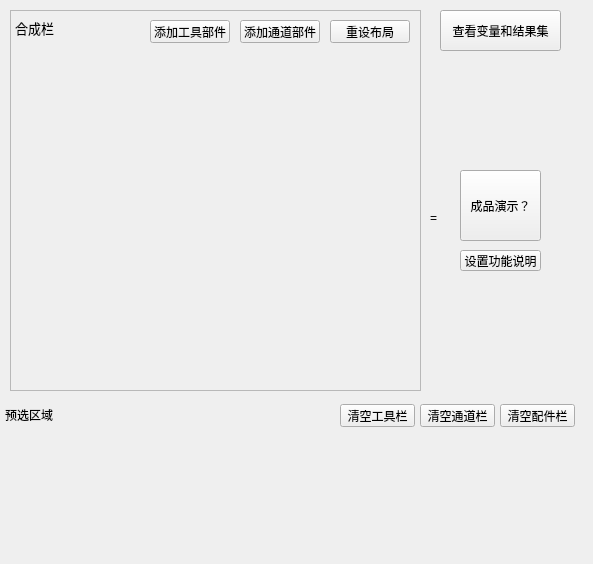
<?xml version="1.0" encoding="UTF-8"?>
<ui version="4.0">
 <class>combine_window</class>
 <widget class="QWidget" name="combine_window">
  <property name="geometry">
   <rect>
    <x>0</x>
    <y>0</y>
    <width>593</width>
    <height>564</height>
   </rect>
  </property>
  <property name="windowTitle">
   <string>炼金工坊</string>
  </property>
  <widget class="QWidget" name="combine_font" native="true">
   <property name="geometry">
    <rect>
     <x>0</x>
     <y>0</y>
     <width>581</width>
     <height>541</height>
    </rect>
   </property>
   <widget class="QPushButton" name="result_func">
    <property name="geometry">
     <rect>
      <x>460</x>
      <y>170</y>
      <width>81</width>
      <height>71</height>
     </rect>
    </property>
    <property name="toolTip">
     <string>&lt;html&gt;&lt;head/&gt;&lt;body&gt;&lt;p&gt;点击测试&lt;/p&gt;&lt;/body&gt;&lt;/html&gt;</string>
    </property>
    <property name="text">
     <string>成品演示？</string>
    </property>
   </widget>
   <widget class="QPushButton" name="result_func_introduction">
    <property name="geometry">
     <rect>
      <x>460</x>
      <y>250</y>
      <width>81</width>
      <height>21</height>
     </rect>
    </property>
    <property name="text">
     <string>设置功能说明</string>
    </property>
   </widget>
   <widget class="QFrame" name="combine_frame">
    <property name="geometry">
     <rect>
      <x>10</x>
      <y>10</y>
      <width>411</width>
      <height>381</height>
     </rect>
    </property>
    <property name="frameShape">
     <enum>QFrame::StyledPanel</enum>
    </property>
    <property name="frameShadow">
     <enum>QFrame::Raised</enum>
    </property>
    <widget class="QLabel" name="combine_frame_label">
     <property name="geometry">
      <rect>
       <x>5</x>
       <y>7</y>
       <width>45</width>
       <height>21</height>
      </rect>
     </property>
     <property name="font">
      <font>
       <pointsize>10</pointsize>
      </font>
     </property>
     <property name="text">
      <string>合成栏</string>
     </property>
    </widget>
    <widget class="QPushButton" name="combine_button_resetlayout">
     <property name="geometry">
      <rect>
       <x>320</x>
       <y>10</y>
       <width>80</width>
       <height>23</height>
      </rect>
     </property>
     <property name="text">
      <string>重设布局</string>
     </property>
    </widget>
    <widget class="QPushButton" name="combine_button_addtunnel">
     <property name="geometry">
      <rect>
       <x>230</x>
       <y>10</y>
       <width>80</width>
       <height>23</height>
      </rect>
     </property>
     <property name="text">
      <string>添加通道部件</string>
     </property>
    </widget>
    <widget class="QPushButton" name="combine_button_addtool">
     <property name="geometry">
      <rect>
       <x>140</x>
       <y>10</y>
       <width>80</width>
       <height>23</height>
      </rect>
     </property>
     <property name="text">
      <string>添加工具部件</string>
     </property>
    </widget>
   </widget>
   <widget class="QLabel" name="equal_label">
    <property name="geometry">
     <rect>
      <x>430</x>
      <y>210</y>
      <width>16</width>
      <height>16</height>
     </rect>
    </property>
    <property name="styleSheet">
     <string notr="true">font: 20pt &quot;Arial&quot;;</string>
    </property>
    <property name="text">
     <string>=</string>
    </property>
   </widget>
   <widget class="QWidget" name="selected_func" native="true">
    <property name="geometry">
     <rect>
      <x>0</x>
      <y>400</y>
      <width>581</width>
      <height>141</height>
     </rect>
    </property>
    <widget class="QLabel" name="selected_func_label">
     <property name="geometry">
      <rect>
       <x>5</x>
       <y>7</y>
       <width>91</width>
       <height>16</height>
      </rect>
     </property>
     <property name="text">
      <string>预选区域</string>
     </property>
    </widget>
    <widget class="QPushButton" name="selected_clear_component">
     <property name="geometry">
      <rect>
       <x>500</x>
       <y>4</y>
       <width>75</width>
       <height>23</height>
      </rect>
     </property>
     <property name="text">
      <string>清空配件栏</string>
     </property>
    </widget>
    <widget class="QPushButton" name="selected_clear_tunnel">
     <property name="geometry">
      <rect>
       <x>420</x>
       <y>4</y>
       <width>75</width>
       <height>23</height>
      </rect>
     </property>
     <property name="text">
      <string>清空通道栏</string>
     </property>
    </widget>
    <widget class="QPushButton" name="selected_clear_tool">
     <property name="geometry">
      <rect>
       <x>340</x>
       <y>4</y>
       <width>75</width>
       <height>23</height>
      </rect>
     </property>
     <property name="text">
      <string>清空工具栏</string>
     </property>
    </widget>
    <widget class="QWidget" name="selected_widget" native="true">
     <property name="geometry">
      <rect>
       <x>0</x>
       <y>30</y>
       <width>581</width>
       <height>111</height>
      </rect>
     </property>
    </widget>
   </widget>
   <widget class="QPushButton" name="button_openvariable">
    <property name="geometry">
     <rect>
      <x>440</x>
      <y>10</y>
      <width>121</width>
      <height>41</height>
     </rect>
    </property>
    <property name="text">
     <string>查看变量和结果集</string>
    </property>
   </widget>
  </widget>
 </widget>
 <resources/>
 <connections/>
</ui>
